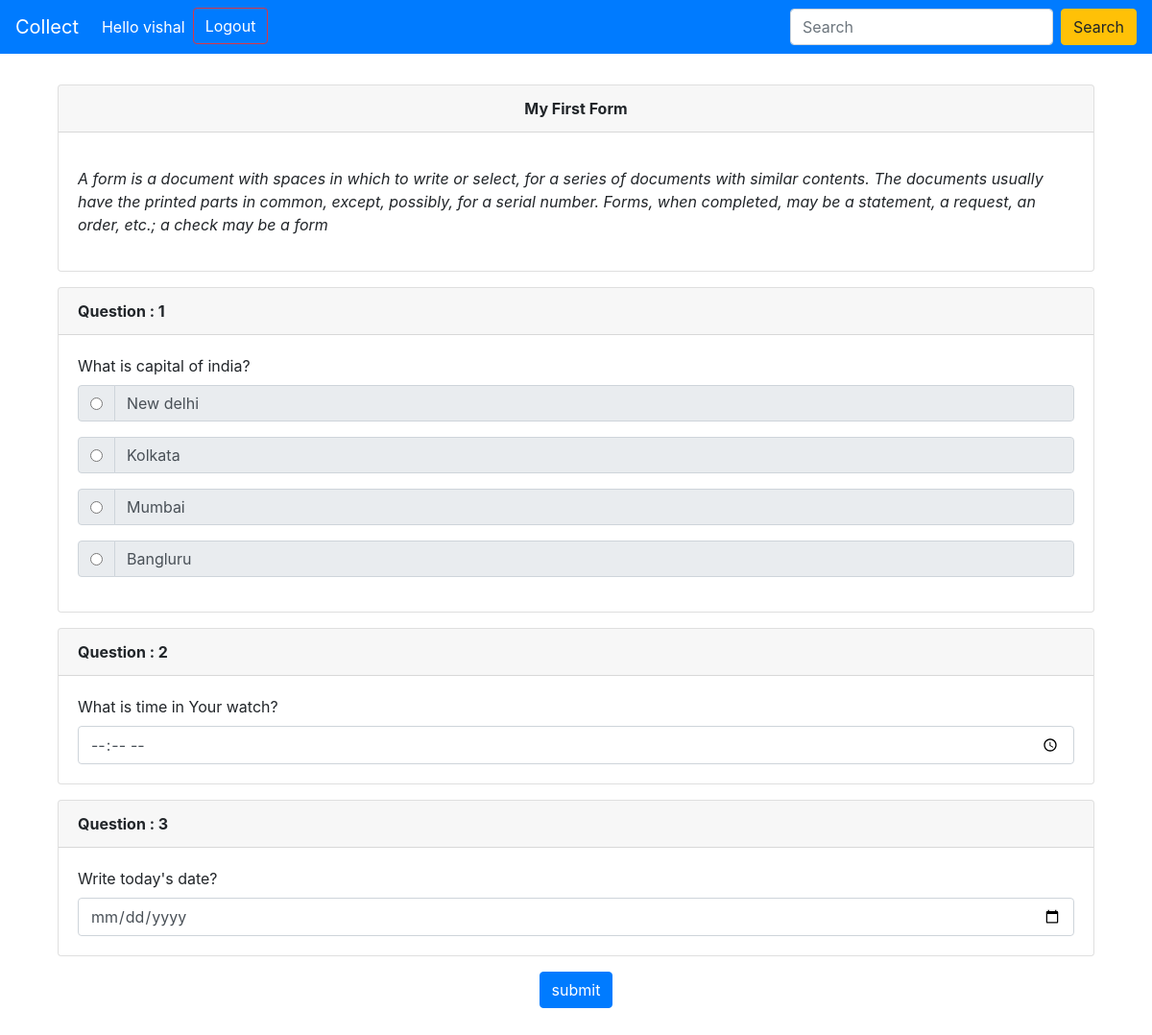
The app's page /show_form/38 (signed in) with its own data.
### survey/models.py (models this page shows, shortened)
class Form(models.Model):
    title = models.CharField(max_length=200)
    description = models.CharField(max_length=10000, blank = True)
    owner = models.ForeignKey(User, on_delete = models.CASCADE, related_name = "owner")
    sucess_message = models.CharField(max_length = 10000, default = "Your response has been recorded.")
    created_at = models.DateTimeField(auto_now_add = True)
    updated_at = models.DateTimeField(auto_now = True)
    questions = models.ManyToManyField(Questions, related_name = "questions")
    collect_email = models.BooleanField(default=False)
    login_required = models.BooleanField(default = False)

class Questions(models.Model):
    question = models.CharField(max_length= 10000)
    question_type = models.IntegerField(choices=QUESTION_TYPES)
    required = models.BooleanField(default= False)
    choices = models.ManyToManyField(Choices, related_name = "choices", blank = True)

class Choices(models.Model):
    choice = models.CharField(max_length=5000)

### survey/views.py (the view)
# urls.py: path('show_form/<int:key>', views.show_form, name = 'show_form'),
@login_required
def show_form(request, key):
    form_data = Form.objects.get(pk=key)
    form_data_json = {
        "id" : form_data.pk,
        "title" : form_data.title,
        "description": form_data.description,
        "owner" : form_data.owner,
        "login_required" : form_data.login_required,
        "collect_email" : form_data.collect_email,
        "created_at" : form_data.created_at,
        "updated_at" : form_data.updated_at,
        "questions": [que for que in form_data.questions.all()]
    }
    return render(request, "form_render.html", {"form_data":form_data_json})

### templates/form_render.html (shortened to what this page needs)
{% load static %}
<!doctype html>
<html lang="en">
  <head>
    <link rel="stylesheet" href="{% static '\css/main.css' %}" />
    <link rel="stylesheet" href="https://cdn.jsdelivr.net/npm/bootstrap@4.0.0/dist/css/bootstrap.min.css">
  </head>
  <body>
    <nav class="navbar navbar-expand-lg navbar-dark bg-primary">
        <div class="collapse navbar-collapse" id="navbarTogglerDemo01">
          <a class="navbar-brand" href="/">Collect</a>
          <ul class="navbar-nav mr-auto mt-2 mt-lg-0">
              {% if request.user.is_authenticated %}
              <li class="nav-item active">
                <a class="nav-link" href="/accounts/login">Hello {{request.user}} <span class="sr-only">(current)</span></a>
               </li>
              <li><a class="btn btn-outline-danger " href="/accounts/logout" style="color:white;">Logout</a></li>
              {% endif %}
          </ul>
          <form class="form-inline my-2 my-lg-0">
            <input class="form-control mr-sm-2" type="search" placeholder="Search" aria-label="Search">
            <button class="btn btn-warning  my-2 my-sm-0" type="submit">Search</button>
          </form>
        </div>
      </nav>
      <div class="container ps-3 pt-3">
        <form id = "myForm" action = "/save_response/{{form_data.id}}" method="post" onsubmit="clearCache()">
          <div class="container ps-3 pt-3">
            <div class="card">
              <div class="card-header">
                <b><center>{{form_data.title}}</center></b>
              </div>
              <div class="card-body">
                <p class="card-text"><p><i>{{form_data.description}}</i></p></p>
              </div>
            </div>
          </div>
          {% for que in form_data.questions %}
          <div class="container ps-3 pt-3">
            <div class="card">
              <div class="card-header">
                <b>Question : {{ forloop.counter }}  </b>
              </div>
              <div class="card-body">
                <label for="que_{{forloop.counter}}_{{que.pk}}" class="card-text" >{{que.question}}</label>
                {% if que.question_type is 1 %}
                    {% for choice in que.choices.all %}
                    <div class="input-group mb-3">
                      <div class="input-group-prepend">
                        <div class="input-group-text">
                          <input type="radio"  name="que_{{forloop.parentloop.counter}}_{{que.pk}}"  value="{{choice.choice}}" oninput="cacheInput(this)" id="que_{{forloop.parentloop.counter}}_{{que.pk}}" >
                        </div>
                      </div>
                      <button class="form-control" disabled><span style="text-align:left; display:block">{{choice.choice}}</span></button>
                    </div>
                    {% endfor %}
                {% endif %}
                {% if que.question_type is 2 %}
                    <input type="date" name="que_{{forloop.counter}}_{{que.pk}}" oninput="cacheInput(this)" class="form-control" id="que_{{forloop.counter}}_{{que.pk}}" placeholder="date">
                {% endif %}
                {% if que.question_type is 3 %}
                    <input type="time" name="que_{{forloop.counter}}_{{que.pk}}" oninput="cacheInput(this)" class="form-control" id="que_{{forloop.counter}}_{{que.pk}}" placeholder="time">
                {% endif %}
              </div>
            </div>
          </div>
          {% endfor %}
          <center><input type="submit" class="btn btn-primary mt-3" value="submit"></center>
        </form>
        <br>
        <br>
      </div>
  </body>
</html>

### static/css/main.css (style rules this page uses)
body { background-color: red; }

### records on screen
Form: title "My First Form", description "A form is a document with spaces in which to write or select, for a series of documents with similar contents. The documents usually have the printed parts in common, except, possibly, for a serial number. Forms, when completed, may be a statement, a request, an order, etc.; a check may be a form"
Questions: question "What is capital of india?"
Choices: choice "New delhi"
Choices: choice "Kolkata"
Choices: choice "Mumbai"
Choices: choice "Bangluru"
Questions: question "What is time in Your watch?"
Questions: question "Write today's date?"

### other values on screen
{{ request.user }} "vishal"
